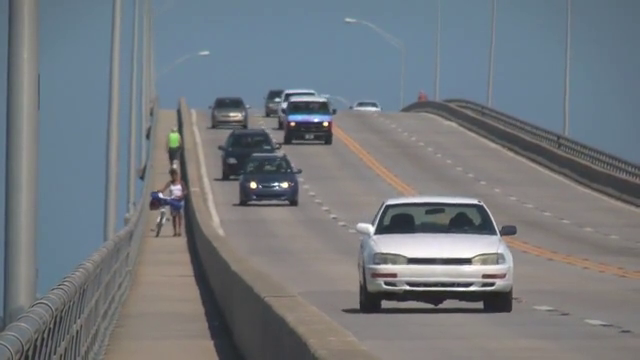
#> input picture frame 91 of lab9/slow_traffic_small.mp4, 640 x 360 px
$ python track_vehicle.py
#> lines starting #> are read from the running program, lines starting #| are printed output that depends on the picture; after the words box and inside, x2 and y2 are one past the last pixel; in counts of white or black regions, pixels touching at a corner belong together
import numpy as np
import cv2

videosrc = 'slow_traffic_small.mp4'
captura1 = cv2.VideoCapture(videosrc)
font = cv2.FONT_HERSHEY_SIMPLEX

shiTo_params = dict( maxCorners = 100,
                       qualityLevel = 0.3,
                       minDistance = 7,
                       blockSize = 7 )

lk_params = dict( winSize  = (15,15),
                  maxLevel = 2,
                  criteria = (cv2.TERM_CRITERIA_EPS | cv2.TERM_CRITERIA_COUNT, 10, 0.03))

color = np.random.randint(0,255,(100,4))

ret, firstFrame = captura1.read()
#> firstFrame is the input picture: shape (360, 640, 3); mean B, G, R 126.6, 121.2, 115.7
firstGray = cv2.cvtColor(firstFrame, cv2.COLOR_BGR2GRAY)
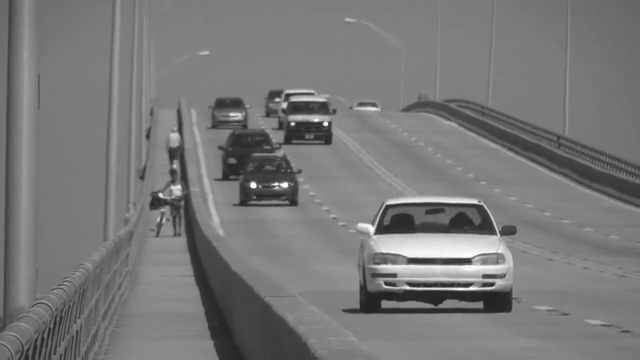
#> firstGray: shape (360, 640); min 30, max 255, mean 120.1
blurG = cv2.GaussianBlur(firstGray, (21, 21), 0)
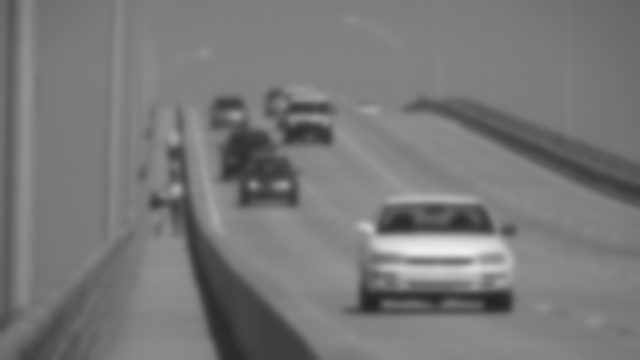
#> blurG: shape (360, 640); min 36, max 236, mean 120.1
while (1):
    cornersFrame = cv2.goodFeaturesToTrack(blurG, mask=None, **shiTo_params)
#> cornersFrame = 26 rows, first 8: [251, 184], [287, 184], [379, 231], [275, 185], [177, 187], [470, 261], [491, 229], [229, 115]
    ret, frame = captura1.read()
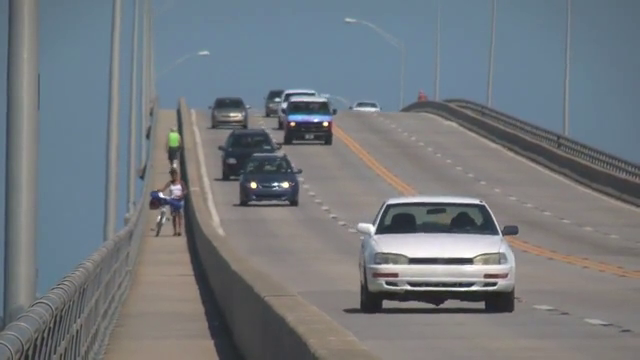
#> input picture frame 92 of lab9/slow_traffic_small.mp4, 640 x 360 px
#> frame is the input picture: shape (360, 640, 3); mean B, G, R 126.3, 121.1, 115.4
    grayFrame = cv2.cvtColor(frame, cv2.COLOR_BGR2GRAY)

    p_new = np.zeros_like(cornersFrame)
    p_new, status, error = cv2.calcOpticalFlowPyrLK(blurG,grayFrame, cornersFrame, p_new, **lk_params )
#> p_new = 26 rows, first 8: [247.5, 184.6], [285.7, 184.2], [380, 231.3], [273.9, 185.3], [174.4, 186.7], [473.4, 262], [491.9, 229.8], [227.6, 114.9]; status = 26 values from 1 to 1; error = 26 values, max 39.43 at index 5, min 12.93 at index 15, mean 24.74

    good_new = p_new[status==1]
#> good_new = 26 pairs, first value 153.4 to 507.8, second value 99.82 to 309.2
    good_old = cornersFrame[status==1]
#> good_old = 26 pairs, first value 153 to 505, second value 101 to 309

    mask = np.zeros_like(frame)

    for i,(new,old) in enumerate(zip(good_new,good_old)):
        a,b = new.ravel()
        c,d = old.ravel()

        cv2.line(mask, (a,b),(c,d),color[i].tolist(),2)
        cv2.circle(frame,(int(a),int (b)),4,(255,0,0),1)
#> this loop made 26 passes
#> (a, b, c, d) on passes 1 to 12: (247.5, 184.6, 251, 184), (285.7, 184.2, 287, 184), (380, 231.3, 379, 231), (273.9, 185.3, 275, 185), (174.4, 186.7, 177, 187), (473.4, 262, 470, 261), (491.9, 229.8, 491, 229), (227.6, 114.9, 229, 115), (289, 118, 289, 118), (380.9, 269.1, 379, 267), (383.1, 306.8, 384, 304), (360.6, 224.6, 360, 225)
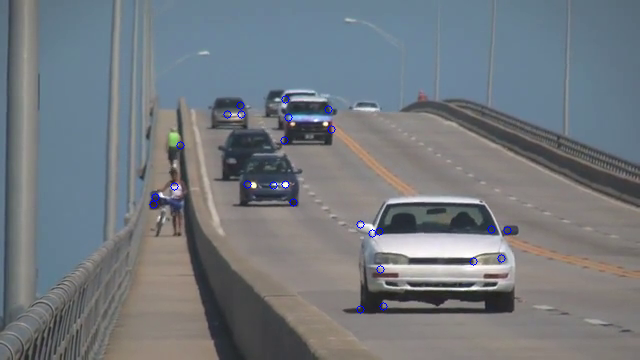
#> frame: shape (360, 640, 3); 0.22% of pixels changed, all inside (x1, y1, x2, y2) = (149, 95, 512, 314)
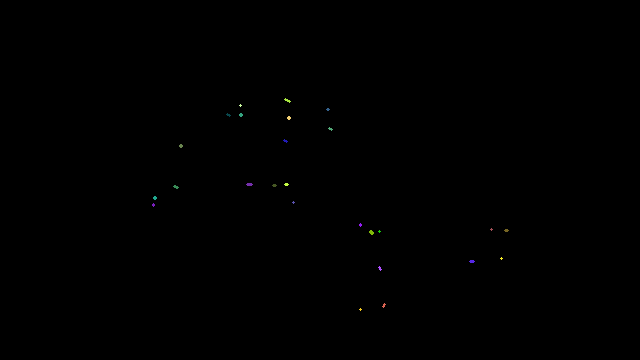
#> mask: shape (360, 640, 3); mean B, G, R 0.1, 0.1, 0.1

    lastFrame = cv2.add(frame,mask)
    cv2.imshow('frame', lastFrame)
    blurG = grayFrame.copy()
    if cv2.waitKey(1) & 0xFF == ord('q') :
#> (key q is pressed here)
        print ("PROGRAM CLOSED SUCCESSFULLY")
        break

captura1.release()
cv2.destroyAllWindows()

$ run again, starting later in the video
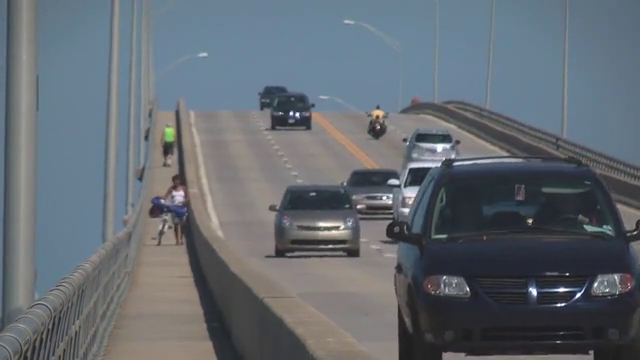
#> input picture frame 411 of lab9/slow_traffic_small.mp4, 640 x 360 px
#> firstFrame is the input picture: shape (360, 640, 3); mean B, G, R 113.8, 106.6, 99.3
#> cornersFrame = 16 rows, first 8: [532, 289], [414, 191], [179, 194], [435, 148], [392, 182], [407, 193], [408, 182], [444, 148]
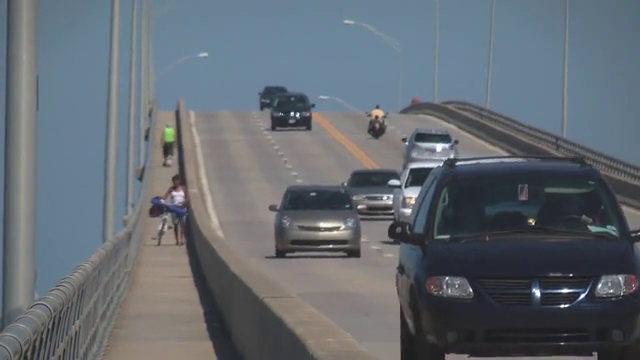
#> input picture frame 412 of lab9/slow_traffic_small.mp4, 640 x 360 px
#> frame is the input picture: shape (360, 640, 3); mean B, G, R 113.7, 106.5, 99.2
#> `p_new, status, error = cv2.calcOpticalFlowPyrLK(blurG,grayFrame, corne..`: p_new = 16 rows, first 8: [532.4, 290.9], [416.7, 191.2], [175.6, 194.7], [429.8, 150.3], [392, 185.2], [408.5, 193.6], [409.1, 183.1], [446, 149.3]; status = [1, 1, 1, 1, 1, 1, 1, 1, 1, 1, 1, 1, 1, 1, 1, 1]; error = [43.4, 27.09, 35.45, 37.65, 32.31, 29.7, 27.49, 30.41, 34.18, 37.94, 26.14, 17.87, 25.45, 33.28, 35.91, 36.96]
#> good_new has the same summary as p_new
#> good_old has the same summary as cornersFrame
#> the loop `for i,(new,old) in enumerate(zip(good_new,good_old)):` made 16 passes
#> (a, b, c, d) on passes 1 to 8: (532.4, 290.9, 532, 289), (416.7, 191.2, 414, 191), (175.6, 194.7, 179, 194), (429.8, 150.3, 435, 148), (392, 185.2, 392, 182), (408.5, 193.6, 407, 193), (409.1, 183.1, 408, 182), (446, 149.3, 444, 148)
#> after the loop `for i,(new,old) in enumerate(zip(good_new,good_old)):`:
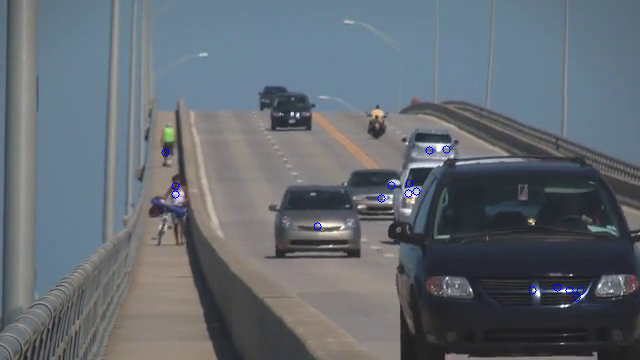
#> frame: shape (360, 640, 3); 0.14% of pixels changed, all inside (x1, y1, x2, y2) = (161, 145, 585, 302)
